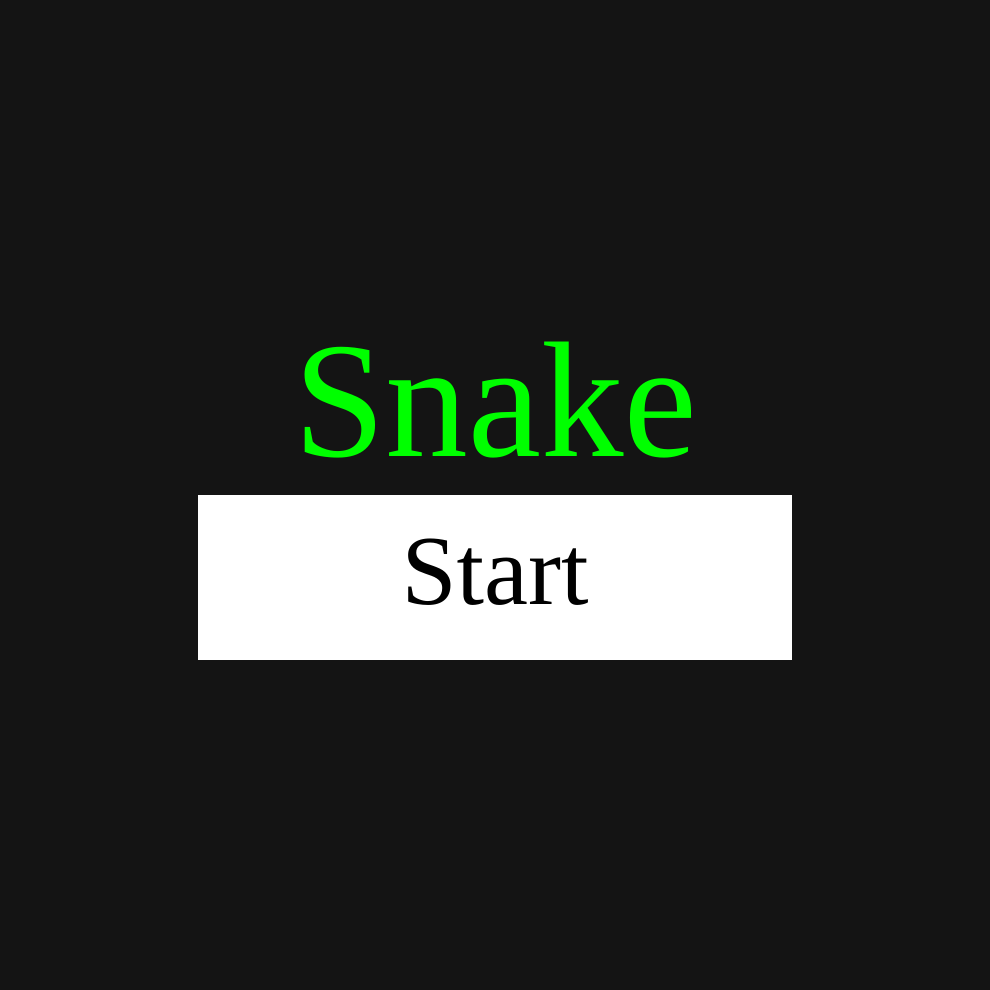
Frame 1 (no input)
Frame 60 (no input): identical to frame 1, image omitted
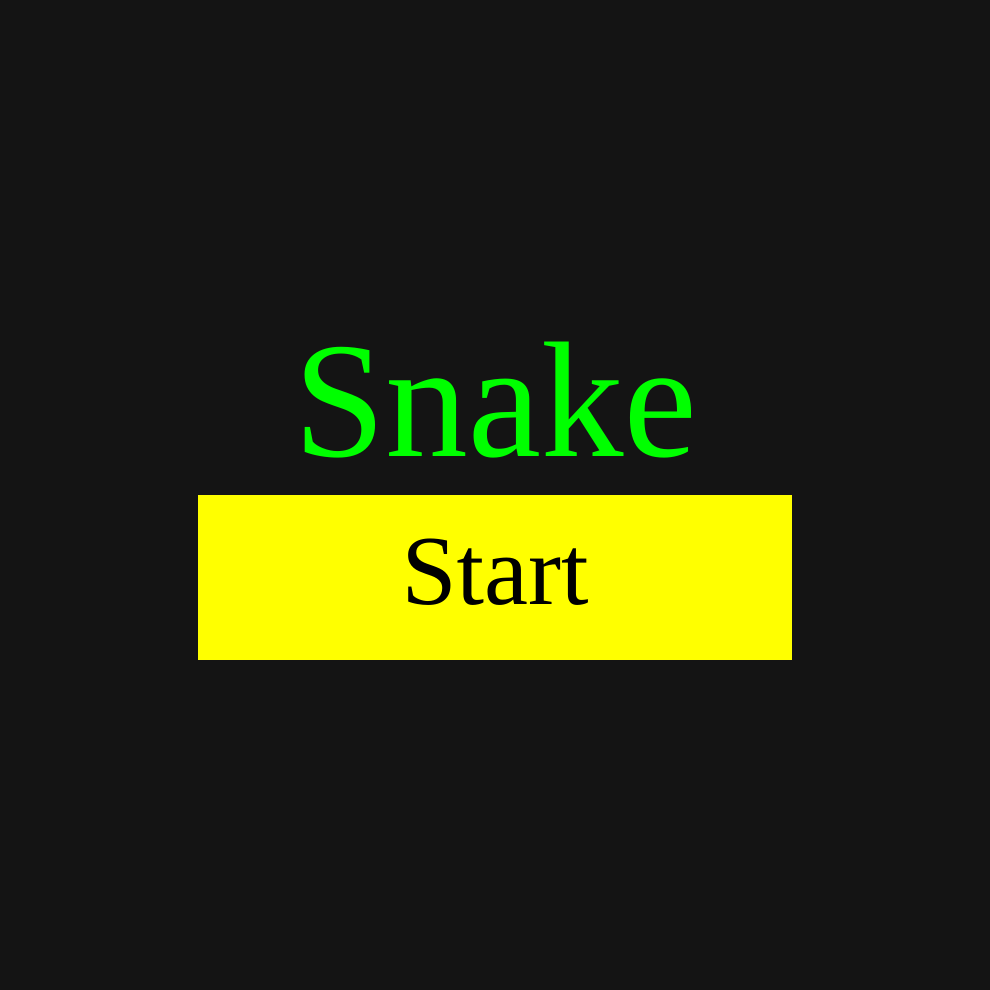
Frame 120 (the mouse pressed at the canvas centre since frame 60)

The p5.js sketch that drew these frames (run headless with seeded random() and noise() and a simulated clock; from frame 60 on, the mouse is pressed at the canvas centre):

// p5.js sketch
// ── sketch.js
var WIDTH;
var HEIGHT;
var squareWidth;
var currentScene;
var currentDirection;
var snakeSquares;
var dotSquare;
var menuButtons;
var lossButtons;

function setup() {
  noStroke();
  textFont('PT Sans Caption');
  squareWidth = Math.floor(windowHeight/30);
  WIDTH = Math.floor(windowHeight/30) * 30;
  HEIGHT = Math.floor(windowHeight/30) * 30;
  currentDirection = "right";
  currentScene = "menu";
  lossButtons = [
    new Button(HEIGHT/5, HEIGHT/2 + HEIGHT/8, 3 * HEIGHT/5, HEIGHT/6, color(255), color(255,255,0), 'Restart', resetGame)
  ];
  menuButtons = [
    new Button(HEIGHT/5, HEIGHT/2, 3 * HEIGHT/5, HEIGHT/6, color(255), color(255,255,0), 'Start', resetGame)
  ];
  createCanvas(WIDTH, HEIGHT);
}

function draw() {
  drawBackground();
  switch(currentScene){
    case "menu":
      drawStartMenu();
      break;
      
    case "game":
      drawSnake();
      Dot.displayDot();
      if(frameCount % 3 === 0)
        moveSnake();
      break;

    case "loss":
      drawLossMenu();
      break;
  }
}

function keyPressed() {
  
  switch(keyCode){
      
    case (LEFT_ARROW):
      if(currentDirection !== "right")
        currentDirection = "left";
      break;
    case (UP_ARROW):
      if(currentDirection !== "down")
        currentDirection = "up";
      break;
    case (RIGHT_ARROW):
      if(currentDirection !== "left")
        currentDirection = "right";
      break;
    case (DOWN_ARROW):
      if(currentDirection !== "up")
        currentDirection = "down";
      break;
      
  }

}

function drawBackground(){
  background(20);
}

function drawSnake(){
  for(let i=0; i<snakeSquares.length; i++){
    push();
    fill(0,255,0);
    square(squareWidth * snakeSquares[i][0], squareWidth * snakeSquares[i][1], squareWidth);
    pop();
  }
}

function moveSnake(){
  let head = snakeSquares.length - 1;
  let nextCoord;
  switch(currentDirection){
     
    case "left":
      nextCoord = [snakeSquares[head][0]-1, snakeSquares[head][1]];
      if(nextCoord[0] < 0)
        currentScene = "loss";
      break;
    case "right":
      nextCoord = [snakeSquares[head][0]+1, snakeSquares[head][1]];
      if(nextCoord[0] > 29)
        currentScene = "loss";
      break;
    case "up":
      nextCoord = [snakeSquares[head][0], snakeSquares[head][1]-1];
      if(nextCoord[1] < 0)
        currentScene = "loss";
      break;
    case "down":
      nextCoord = [snakeSquares[head][0], snakeSquares[head][1]+1];
      if(nextCoord[1] > 29)
        currentScene = "loss";
      break;
  }
  snakeSquares.push(nextCoord);
  if(!(nextCoord[0] === dotSquare[0] && nextCoord[1] === dotSquare[1]))
    snakeSquares.shift();
  else
    Dot.newDotSquare();
  for(let i=0; i<snakeSquares.length-1; i++){
    for(let j=i+1; j<snakeSquares.length; j++){
      if(snakeSquares[i][0] === snakeSquares[j][0] && snakeSquares[i][1] === snakeSquares[j][1])
        currentScene = "loss";
    }
  }

}

function drawStartMenu(){
  push();
  fill(0, 255, 0);
  textSize(HEIGHT/6);
  textAlign(CENTER, BOTTOM);
  push();
  textFont('Righteous');
  text('Snake', WIDTH/2, HEIGHT/2);
  pop();
  for(let i=0; i<menuButtons.length; i++){
    menuButtons[i].display();
  }
  pop();
}

function drawLossMenu(){
  push();
  fill(255);
  textSize(HEIGHT/6);
  textAlign(CENTER, BOTTOM);
  text('Game Over', WIDTH/2, HEIGHT/2 - HEIGHT/11);
  for(let i=0; i<lossButtons.length; i++){
    lossButtons[i].display();
  }
  fill(0, 255, 0);
  if(snakeSquares.length % 100 === snakeSquares.length){
    rect(HEIGHT/2 - HEIGHT/12, HEIGHT/2 - HEIGHT/12, HEIGHT/6, HEIGHT/6);
  }
  else{
    rect(HEIGHT/2 - HEIGHT/8, HEIGHT/2 - HEIGHT/12, HEIGHT/4, HEIGHT/6);
  }

  fill(0);
  textAlign(CENTER, CENTER);
  textSize(HEIGHT/10);
  text(snakeSquares.length, HEIGHT/2, HEIGHT/2);
  pop();
}

function resetGame(){
  snakeSquares = [[5,15], [6,15], [7,15], [8,15], [9,15]];
  Dot.newDotSquare();
  currentDirection = "right";
  currentScene = "game";
}

class Dot{
  constructor(){
    
  }
  static newDotSquare(){
    let noSnake = false;
    let tempX;
    let tempY;
    while(noSnake === false){
      tempX = floor(random(0,30));
      tempY = floor(random(0,30));
      for(let i=0; i<=snakeSquares.length; i++){
        if(i === snakeSquares.length)
          noSnake = true;
        else if(snakeSquares[i][0] === tempX & snakeSquares[i][1] === tempY)
          i+=1000;
      }  
    }
    dotSquare = [tempX, tempY];
  }
  static displayDot(){
    push();
    fill(255);
    square(dotSquare[0]*squareWidth, dotSquare[1]*squareWidth, squareWidth);
    pop();
  }
}

class Button{
  constructor(x, y, width, height, color1, color2, text, action){
    this.isPressed = false;
    this.x = x;
    this.y = y;
    this.width = width;
    this.height = height;
    this.endX = x + width;
    this.endY = y + height;
    this.color1 = color1;
    this.color2 = color2;
    this.currentColor = color1;
    this.text = text;
    this.action = action;
  }
  display(){
    push();
    fill(this.currentColor);
    rect(this.x, this.y, this.width, this.height);
    fill(0);
    textAlign(CENTER, CENTER);
    textSize(HEIGHT/10);
    text(this.text, (this.x + this.endX)/2, (this.y + this.endY)/2);
    pop();
  }
  mousePressed(x, y){
    if(x >= this.x && x <= this.endX && y >= this.y && y <= this.endY){
      this.isPressed = true;
      this.currentColor = this.color2;
    }
  }
  mouseReleased(x, y){
    if(this.isPressed){
      this.action();
    }
    this.currentColor = this.color1;
    this.isPressed = false;
  }
}

function mousePressed(){
  switch(currentScene){
    case "loss":
      for(let i=0; i<lossButtons.length; i++){
        lossButtons[i].mousePressed(mouseX, mouseY);
      }
      break;
    case "menu":
      for(let i=0; i<menuButtons.length; i++){
        menuButtons[i].mousePressed(mouseX, mouseY);
      }
      break;
  }
}

function mouseReleased(){
  switch(currentScene){
    case "loss":
      for(let i=0; i<lossButtons.length; i++){
        lossButtons[i].mouseReleased(mouseX, mouseY);
      }
      break;
    case "menu":
      for(let i=0; i<menuButtons.length; i++){
        menuButtons[i].mouseReleased(mouseX, mouseY);
      }
      break;
  }
}

// ── style.css
html, body {
  background-color: black;
  margin: 0;
  padding: 0;
}
canvas {
  display: block;
  font-family: 'Righteous', cursive;
  font-family: 'PT Sans Caption', sans-serif;
}
